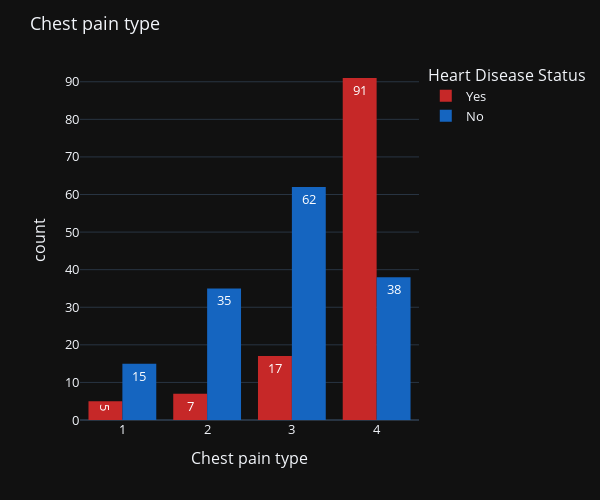

The notebook cell this image was saved under:
### Code cell
histplot("Chest pain type", bins=4)

### Figure 1 — Plotly figure (JSON) as saved in the notebook; plotly's stock layout.template omitted (floating-point values rounded to 4 significant figures; data arrays with more than 128 entries replaced by an {"elided": "..."} marker saying what was removed)
{"data": [{"alignmentgroup": "True", "bingroup": "x", "hovertemplate": "Heart Disease=1<br>Chest pain type=%{x}<br>count=%{y}<extra></extra>", "legendgroup": "1", "marker": {"color": "#C62828", "pattern": {"shape": ""}}, "name": "Yes", "nbinsx": 4, "offsetgroup": "1", "orientation": "v", "showlegend": true, "texttemplate": "%{value}", "type": "histogram", "x": [4, 2, 3, 4, 4, 4, 1, 4, 4, 4, 3, 3, 4, 4, 4, 4, 1, 4, 3, 3, 4, 2, 4, 4, 4, 4, 2, 4, 4, 2, 3, 4, 4, 4, 4, 4, 4, 4, 4, 4, 4, 4, 4, 4, 4, 4, 4, 4, 4, 4, 4, 4, 4, 4, 3, 4, 4, 4, 4, 4, 4, 4, 4, 4, 3, 2, 4, 4, 4, 3, 4, 4, 1, 4, 4, 1, 3, 4, 4, 4, 3, 4, 4, 4, 4, 3, 4, 4, 4, 4, 4, 4, 4, 3, 1, 4, 4, 4, 4, 3, 4, 4, 4, 4, 4, 4, 3, 4, 4, 4, 3, 4, 4, 4, 4, 3, 4, 2, 2, 4], "xaxis": "x", "yaxis": "y"}, {"alignmentgroup": "True", "bingroup": "x", "hovertemplate": "Heart Disease=0<br>Chest pain type=%{x}<br>count=%{y}<extra></extra>", "legendgroup": "0", "marker": {"color": "#1565C0", "pattern": {"shape": ""}}, "name": "No", "nbinsx": 4, "offsetgroup": "0", "orientation": "v", "showlegend": true, "texttemplate": "%{value}", "type": "histogram", "x": {"elided": "150 int values"}, "xaxis": "x", "yaxis": "y"}], "layout": {"barmode": "group", "font": {"size": 13}, "height": 500, "legend": {"title": {"text": "Heart Disease Status"}, "tracegroupgap": 0}, "margin": {"t": 60}, "title": {"text": "Chest pain type"}, "width": 600, "xaxis": {"anchor": "y", "domain": [0, 1], "title": {"text": "Chest pain type"}}, "yaxis": {"anchor": "x", "domain": [0, 1], "title": {"text": "count"}}}}
